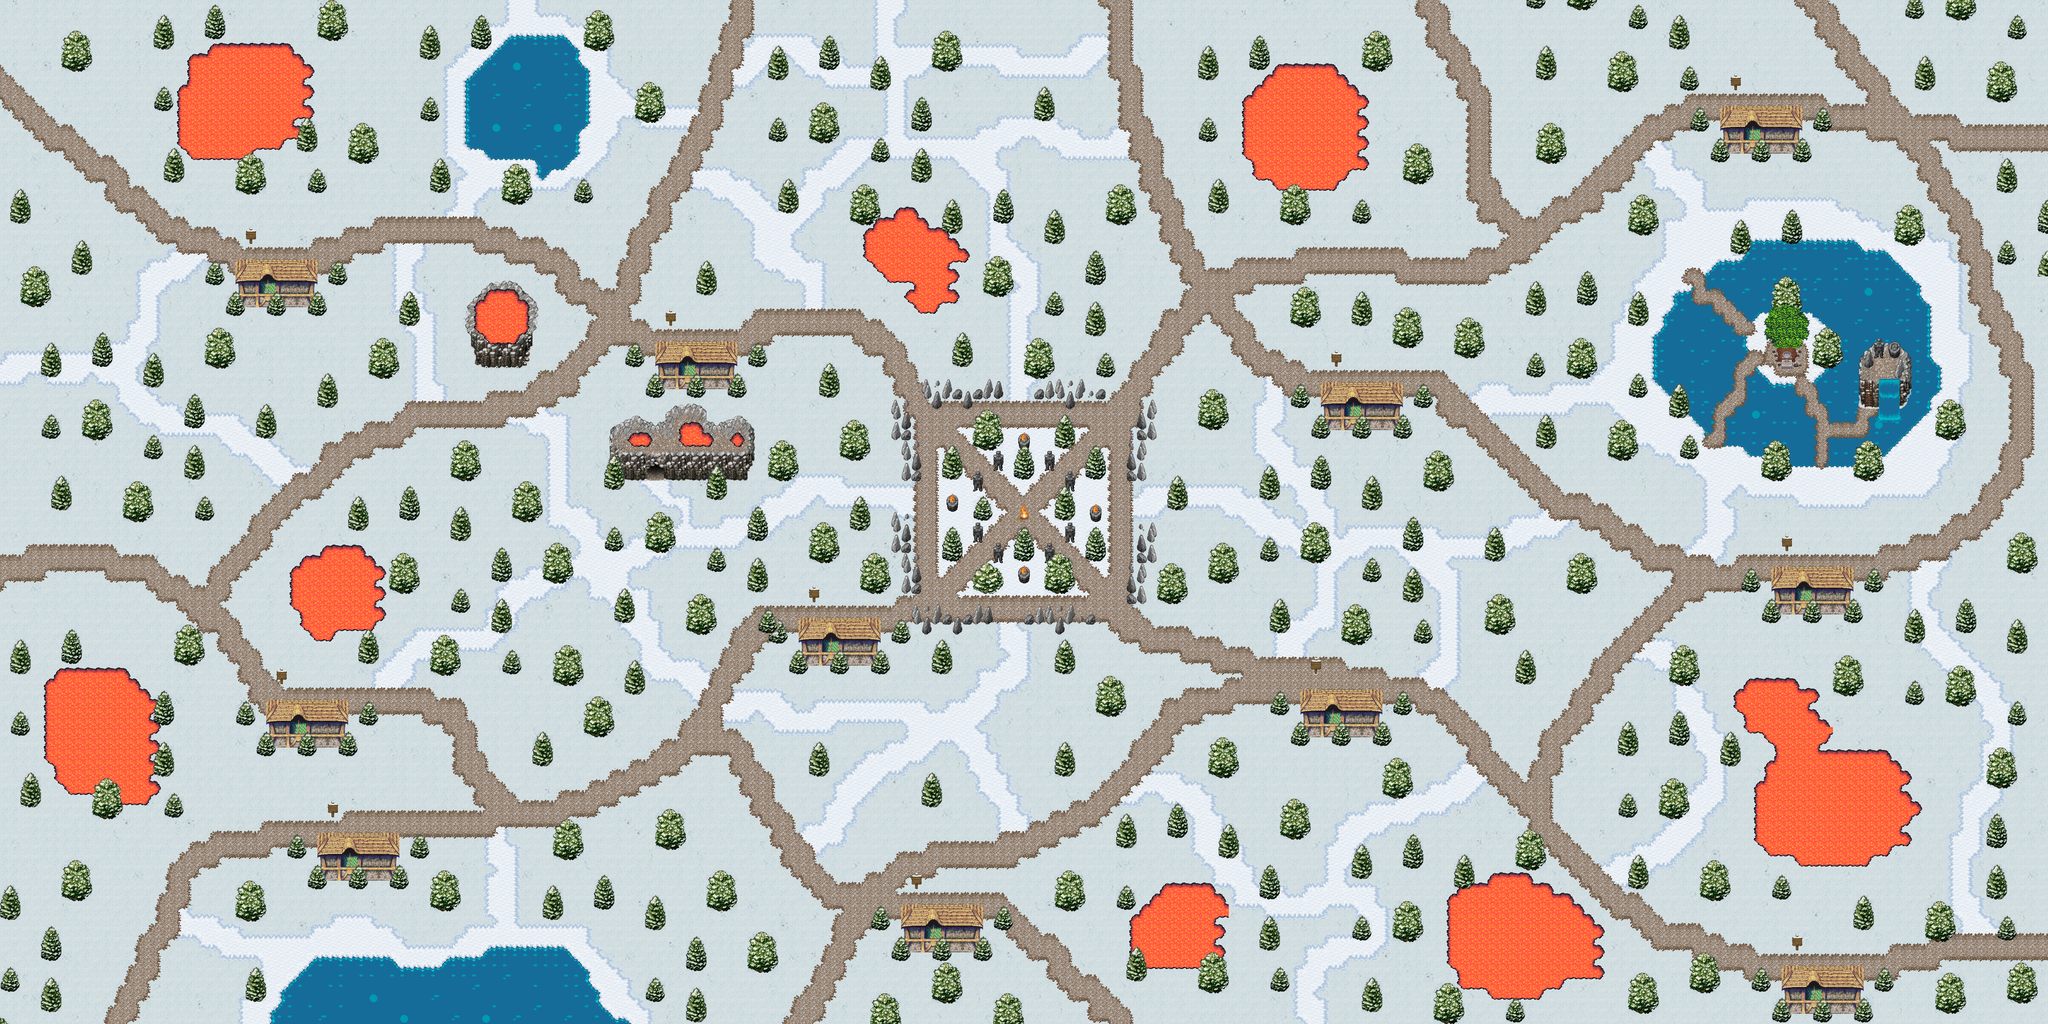

Rendered tile map (Tiled .tmx) drawn with the repository's tilesets; below, a short description and the map source with its tile grids summarised:
An orthogonal 200x100 tile map with 32x32 px tiles, 12 tile layers (SnowFloor, SnowPaths, ground, StoneSculptures, ...), 4 tilesets.

<map version="1.8" tiledversion="1.8.4" orientation="orthogonal" renderorder="right-down" width="200" height="100" tilewidth="32" tileheight="32" infinite="0" nextlayerid="18" nextobjectid="1">
 <tileset firstgid="1" name="Mountain" tilewidth="32" tileheight="32" tilecount="256" columns="16">
  <image source="Mountain.png" width="512" height="512" />
 </tileset>
 <tileset firstgid="257" name="Snow" tilewidth="32" tileheight="32" tilecount="256" columns="16">
  <image source="Snow.png" width="512" height="512" />
  <tile id="10" probability="0.995" />
  <tile id="11" probability="0.995" />
  <tile id="12" probability="0.01" />
  <tile id="13" probability="0.01" />
  <tile id="14" probability="0.01" />
  <tile id="15" probability="0.01" />
  <tile id="26" probability="0.01" />
  <tile id="27" probability="0.005" />
  <tile id="28" probability="0.005" />
  <tile id="29" probability="0.01" />
  <tile id="30" probability="0.005" />
  <tile id="31" probability="0.01" />
  <tile id="42" probability="0.01" />
  <tile id="43" probability="0.005" />
  <tile id="58" probability="0.01" />
  <wangsets>
   <wangset name="ground" type="mixed" tile="62">
    <wangcolor name="" color="#ff0000" tile="-1" probability="1" />
    <wangtile tileid="45" wangid="0,0,1,1,1,0,0,0" />
    <wangtile tileid="46" wangid="0,0,1,1,1,1,1,0" />
    <wangtile tileid="47" wangid="0,0,0,0,1,1,1,0" />
    <wangtile tileid="59" wangid="1,1,1,1,1,1,1,0" />
    <wangtile tileid="60" wangid="1,0,1,1,1,1,1,1" />
    <wangtile tileid="61" wangid="1,1,1,1,1,0,0,0" />
    <wangtile tileid="62" wangid="1,1,1,1,1,1,1,1" />
    <wangtile tileid="63" wangid="1,0,0,0,1,1,1,1" />
    <wangtile tileid="75" wangid="1,1,1,1,1,0,1,1" />
    <wangtile tileid="76" wangid="1,1,1,0,1,1,1,1" />
    <wangtile tileid="77" wangid="1,1,1,0,0,0,0,0" />
    <wangtile tileid="78" wangid="1,1,1,0,0,0,1,1" />
    <wangtile tileid="79" wangid="1,0,0,0,0,0,1,1" />
   </wangset>
  </wangsets>
 </tileset>
 <tileset firstgid="513" name="Woods" tilewidth="32" tileheight="32" tilecount="256" columns="16">
  <image source="Woods.png" width="512" height="512" />
 </tileset>
 <tileset firstgid="769" source="Terrains.tsx" />
 <layer id="1" name="SnowFloor" width="200" height="100" locked="1">
  <data>[20000 cells, 20000 non-empty, 15 distinct tile ids]</data>
 </layer>
 <layer id="2" name="SnowPaths" width="200" height="100" locked="1">
  <data>[20000 cells, 4094 non-empty, 13 distinct tile ids]</data>
 </layer>
 <layer id="4" name="ground" width="200" height="100" locked="1">
  <data>[20000 cells, 3391 non-empty, 13 distinct tile ids]</data>
 </layer>
 <layer id="8" name="StoneSculptures" width="200" height="100" locked="1">
  <data>[20000 cells, 151 non-empty, 16 distinct tile ids]</data>
 </layer>
 <layer id="7" name="Fire" width="200" height="100" locked="1">
  <data>[20000 cells, 12 non-empty, 4 distinct tile ids]</data>
 </layer>
 <layer id="9" name="Houses" width="200" height="100" locked="1">
  <data>[20000 cells, 440 non-empty, 40 distinct tile ids]</data>
 </layer>
 <layer id="12" name="Water" width="200" height="100" locked="1">
  <data>[20000 cells, 877 non-empty, 16 distinct tile ids]</data>
 </layer>
 <layer id="16" name="Bridges" width="200" height="100" locked="1">
  <data>[20000 cells, 94 non-empty, 12 distinct tile ids]</data>
 </layer>
 <layer id="11" name="LavaPools" width="200" height="100" locked="1">
  <data>[20000 cells, 1093 non-empty, 12 distinct tile ids]</data>
 </layer>
 <layer id="13" name="Rocks" width="200" height="100" locked="1">
  <data>[20000 cells, 231 non-empty, 95 distinct tile ids]</data>
 </layer>
 <layer id="6" name="Trees" width="200" height="100" locked="1">
  <data>[20000 cells, 2685 non-empty, 54 distinct tile ids]</data>
 </layer>
 <layer id="14" name="onRock" width="200" height="100" locked="1">
  <data>[20000 cells, 112 non-empty, 55 distinct tile ids]</data>
 </layer>
</map>
